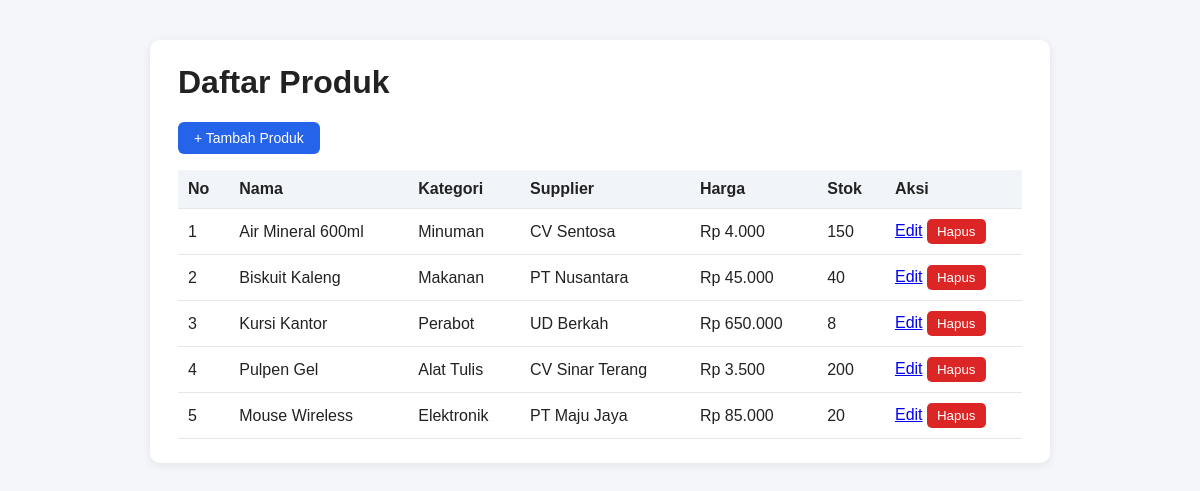
The page / on the database its author committed.
### tables this page shows
CREATE TABLE produk (
  id INT AUTO_INCREMENT PRIMARY KEY,
  nama VARCHAR(150) NOT NULL,
  harga DECIMAL(12,2) NOT NULL,
  stok INT NOT NULL DEFAULT 0,
  kategori_id INT NOT NULL,
  supplier_id INT NOT NULL,
  FOREIGN KEY (kategori_id) REFERENCES kategori(id),
  FOREIGN KEY (supplier_id) REFERENCES supplier(id)
);

CREATE TABLE kategori (
  id INT AUTO_INCREMENT PRIMARY KEY,
  nama VARCHAR(100) NOT NULL
);

CREATE TABLE supplier (
  id INT AUTO_INCREMENT PRIMARY KEY,
  nama VARCHAR(100) NOT NULL,
  telepon VARCHAR(20)
);

### helpers.php (called while the page is built, shortened)
<?php
function e($teks) {
    return htmlspecialchars((string)$teks, ENT_QUOTES, 'UTF-8');
}

### index.php (the view, shortened to what this page needs)
<?php
require 'helpers.php';
$db = Database::getInstance()->getConnection();
$sql = "SELECT p.id, p.nama, p.harga, p.stok,
               k.nama AS kategori, s.nama AS supplier
        FROM produk p
        JOIN kategori k ON p.kategori_id = k.id
        JOIN supplier s ON p.supplier_id = s.id
        ORDER BY p.id DESC";
$daftar = $db->query($sql)->fetchAll();
?>
<!DOCTYPE html>
<html lang="id">
<head>
  <link rel="stylesheet" href="assets/style.css">
</head>
<body>
<div class="container">
  <h1>Daftar Produk</h1>
  <a href="create.php" class="btn">+ Tambah Produk</a>
  <table>
    <tr>
      <th>No</th><th>Nama</th><th>Kategori</th><th>Supplier</th>
      <th>Harga</th><th>Stok</th><th>Aksi</th>
    </tr>
    <?php foreach ($daftar as $i => $row): ?>
    <tr>
      <td><?= $i + 1 ?></td>
      <td><?= e($row['nama']) ?></td>
      <td><?= e($row['kategori']) ?></td>
      <td><?= e($row['supplier']) ?></td>
      <td>Rp <?= number_format($row['harga'], 0, ',', '.') ?></td>
      <td><?= e($row['stok']) ?></td>
      <td>
        <a href="edit.php?id=<?= (int)$row['id'] ?>">Edit</a>
        <form action="delete.php" method="post" style="display:inline"
              onsubmit="return confirm('Yakin mau hapus produk ini?')">
          <button type="submit" class="btn-hapus">Hapus</button>
        </form>
      </td>
    </tr>
    <?php endforeach; ?>
  </table>
</div>
</body>
</html>

### assets/style.css (style rules this page uses)
* { box-sizing: border-box; }
body { font-family: Arial, sans-serif; background: #f4f6f9; margin: 0; color: #222; }
.container { max-width: 900px; margin: 40px auto; background: #fff; padding: 24px 28px; border-radius: 10px; box-shadow: 0 2px 10px rgba(0,0,0,.08); }
h1 { margin-top: 0; }
.btn { display: inline-block; background: #2563eb; color: #fff; padding: 8px 16px; border: 0; border-radius: 6px; text-decoration: none; cursor: pointer; font-size: 14px; }
.btn-hapus { background: #dc2626; color: #fff; border: 0; padding: 5px 10px; border-radius: 5px; cursor: pointer; }
table { width: 100%; border-collapse: collapse; margin-top: 16px; }
th, td { padding: 10px; border-bottom: 1px solid #e5e7eb; text-align: left; }
th { background: #f1f5f9; }

### rows shown on the page
produk: nama "Air Mineral 600ml", kategori.nama "Minuman", supplier.nama "CV Sentosa", harga "4.000", stok "150"
produk: nama "Biskuit Kaleng", kategori.nama "Makanan", supplier.nama "PT Nusantara", harga "45.000", stok "40"
produk: nama "Kursi Kantor", kategori.nama "Perabot", supplier.nama "UD Berkah", harga "650.000", stok "8"
produk: nama "Pulpen Gel", kategori.nama "Alat Tulis", supplier.nama "CV Sinar Terang", harga "3.500", stok "200"
produk: nama "Mouse Wireless", kategori.nama "Elektronik", supplier.nama "PT Maju Jaya", harga "85.000", stok "20"
